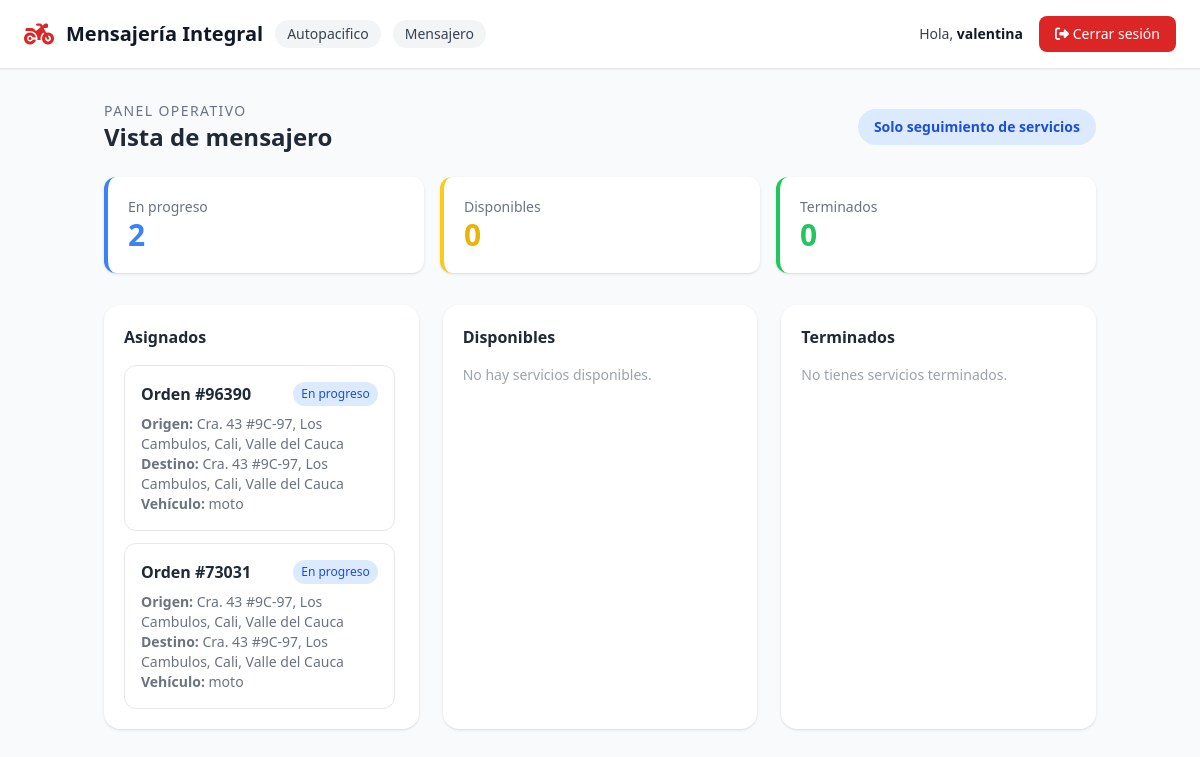
/mensajero/ (signed in), run on an earlier commit of the app's database.
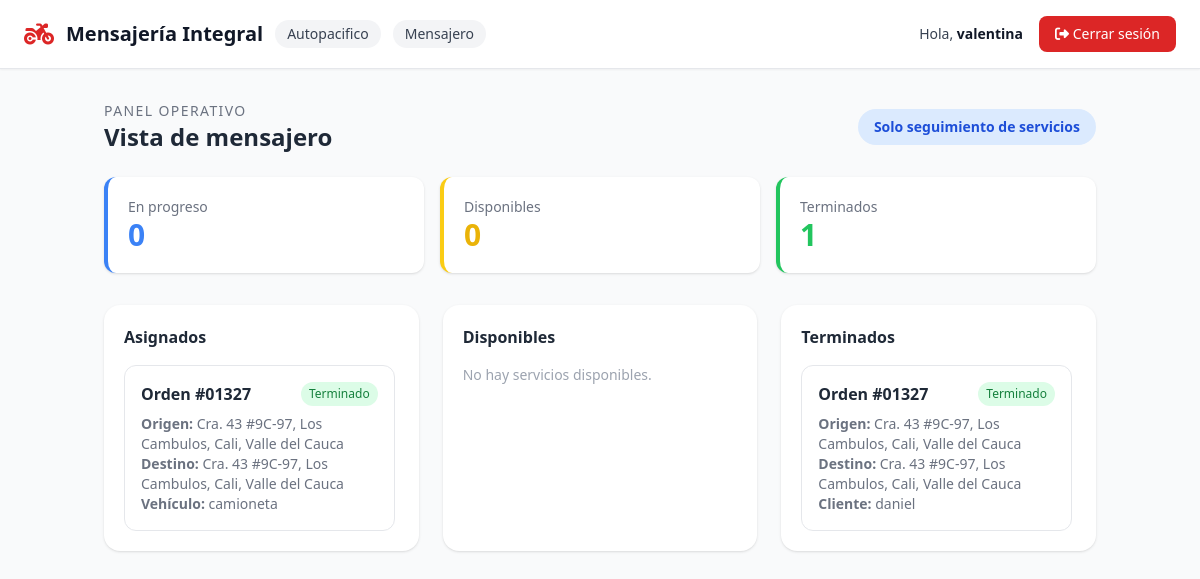
And on a later commit of the database.
### servicios/models.py (models this page shows, shortened)
class Servicio(models.Model):
    ESTADO_CHOICES = [
        ('sin_asignar', 'Sin asignar'),
        ('en_progreso', 'En progreso'),
        ('terminado', 'Terminado'),
    ]
    PRIORIDAD_CHOICES = [
        ('normal', 'Normal'),
        ('alta', 'Alta'),
    ]
    empresa = models.ForeignKey(
        Empresa,
        on_delete=models.CASCADE,
        related_name='servicios',
        null=True,
        blank=True,
    )
    creado_por = models.ForeignKey(
        Usuario,
        on_delete=models.SET_NULL,
        null=True,
        blank=True,
        related_name='servicios_creados'
    )
    cliente = models.ForeignKey(
        Usuario,
        on_delete=models.CASCADE,
        related_name='servicios_cliente'
    )
    mensajero = models.ForeignKey(
        Usuario,
        on_delete=models.SET_NULL,
        null=True,
        blank=True,
        related_name='servicios_mensajero'
    )
    orden = models.CharField(max_length=20, unique=True, db_index=True)
    descripcion = models.TextField(blank=True)
    sede = models.CharField(max_length=100, blank=True)
    area = models.CharField(max_length=100, blank=True)
    nombre_solicitante = models.CharField(max_length=150, blank=True)
    telefono_solicitante = models.CharField(max_length=30, blank=True)
    ciudad_origen = models.CharField(max_length=100, blank=True)
    ciudad_destino = models.CharField(max_length=100, blank=True)
    origen = models.TextField()
    destino = models.TextField()
    fecha_entrega_deseada = models.DateField(null=True, blank=True)
    nombre_quien_recibe = models.CharField(max_length=150, blank=True)
    telefono_quien_recibe = models.CharField(max_length=30, blank=True)
    tipo_servicio = models.CharField(max_length=100, blank=True)
    tipo_pago = models.CharField(max_length=100, blank=True)
    descripcion_pago = models.TextField(blank=True)
    tipo_recorrido = models.CharField(max_length=100, blank=True)
    tipo_vehiculo = models.CharField(max_length=50)
    prioridad = models.CharField(max_length=10, choices=PRIORIDAD_CHOICES, default='normal')
    estado = models.CharField(max_length=20, choices=ESTADO_CHOICES, default='sin_asignar', db_index=True)
    fecha_creacion = models.DateTimeField(auto_now_add=True, db_index=True)
    origen_lat = models.DecimalField(max_digits=9, decimal_places=6, null=True, blank=True)
    origen_lng = models.DecimalField(max_digits=9, decimal_places=6, null=True, blank=True)
    destino_lat = models.DecimalField(max_digits=9, decimal_places=6, null=True, blank=True)
    destino_lng = models.DecimalField(max_digits=9, decimal_places=6, null=True, blank=True)
    mensajero_lat = models.DecimalField(max_digits=9, decimal_places=6, null=True, blank=True)
    mensajero_lng = models.DecimalField(max_digits=9, decimal_places=6, null=True, blank=True)
    mensajero_ubicacion_actualizada_en = models.DateTimeField(null=True, blank=True)
    def tiene_mapa(self):
        return any([
            self.origen_lat is not None and self.origen_lng is not None,
            self.destino_lat is not None and self.destino_lng is not None,
            self.mensajero_lat is not None and self.mensajero_lng is not None,
        ])
    class Meta:
        verbose_name = "Servicio"
        verbose_name_plural = "Servicios"

### usuarios/models.py (models this page shows, shortened)
class Usuario(AbstractUser):
    ROL_CHOICES = [
        ('coordinador', 'Coordinador'),
        ('cliente', 'Cliente'),
        ('mensajero', 'Mensajero'),
    ]
    rol = models.CharField(max_length=20, choices=ROL_CHOICES)
    telefono = models.CharField(max_length=20, blank=True)
    foto_perfil = models.ImageField(upload_to='perfiles/', blank=True, null=True)
    empresa = models.ForeignKey(
        Empresa,
        on_delete=models.SET_NULL,
        null=True,
        blank=True,
        related_name='usuarios'
    )
    class Meta:
        verbose_name = "Usuario"
        verbose_name_plural = "Usuarios"

### dashboard/views.py (the view)
# urls.py: path('mensajero/', views.mensajero_inicio, name='mensajero_inicio'),
@login_required
def mensajero_inicio(request):
    if request.user.rol != 'mensajero':
        return _redirigir_dashboard(request.user)
    servicios = _servicios_empresa(request.user)
    asignados = servicios.filter(mensajero=request.user)
    disponibles = servicios.filter(estado='sin_asignar')
    terminados = servicios.filter(mensajero=request.user, estado='terminado')
    context = {
        'asignados': asignados,
        'disponibles': disponibles,
        'terminados': terminados,
        'en_progreso': asignados.filter(estado='en_progreso').count(),
        'sin_asignar': disponibles.count(),
        'terminados_count': terminados.count(),
    }
    return render(request, 'dashboard/mensajero_inicio.html', context)

### dashboard/context_processors.py (called while the page is built)
def google_maps(request):
    return {
        'google_maps_api_key': getattr(settings, 'GOOGLE_MAPS_API_KEY', ''),
    }

### dashboard/templates/dashboard/mensajero_inicio.html (shortened to what the changed rows need)
{% extends 'dashboard/base.html' %}
{% load l10n %}
{% block content %}
<div class="flex justify-between items-center mb-6">
    <div>
        <h1 class="text-2xl font-bold text-gray-800">Vista de mensajero</h1>
    </div>
</div>
<div class="grid grid-cols-1 md:grid-cols-3 gap-4 mb-8">
    <div class="bg-white rounded-xl shadow p-5 border-l-4 border-blue-500">
        <p class="text-gray-500 text-sm">En progreso</p>
        <p class="text-3xl font-bold text-blue-500">{{ en_progreso }}</p>
    </div>
    <div class="bg-white rounded-xl shadow p-5 border-l-4 border-green-500">
        <p class="text-gray-500 text-sm">Terminados</p>
        <p class="text-3xl font-bold text-green-500">{{ terminados_count }}</p>
    </div>
</div>
<div class="grid grid-cols-1 lg:grid-cols-3 gap-6">
    <section class="bg-white rounded-2xl shadow p-5">
        <h2 class="font-bold text-gray-800 mb-4">Asignados</h2>
        <div class="space-y-3 max-h-[32rem] overflow-auto pr-1">
            {% for servicio in asignados %}
            <article class="border rounded-xl p-4">
                <div class="flex justify-between gap-3 mb-2">
                    <strong class="text-gray-800">Orden #{{ servicio.orden }}</strong>
                    <span class="text-xs px-2 py-1 rounded-full {% if servicio.estado == 'en_progreso' %}bg-blue-100 text-blue-700{% else %}bg-green-100 text-green-700{% endif %}">
                        {{ servicio.get_estado_display }}
                    </span>
                </div>
                <p class="text-sm text-gray-500"><strong>Origen:</strong> {{ servicio.origen }}</p>
                <p class="text-sm text-gray-500"><strong>Destino:</strong> {{ servicio.destino }}</p>
                <p class="text-sm text-gray-500"><strong>Vehículo:</strong> {{ servicio.tipo_vehiculo }}</p>
            </article>
            {% empty %}
            <p class="text-sm text-gray-400">No tienes servicios asignados.</p>
            {% endfor %}
        </div>
    </section>
    <section class="bg-white rounded-2xl shadow p-5">
        <h2 class="font-bold text-gray-800 mb-4">Disponibles</h2>
    </section>
    <section class="bg-white rounded-2xl shadow p-5">
        <h2 class="font-bold text-gray-800 mb-4">Terminados</h2>
        <div class="space-y-3 max-h-[32rem] overflow-auto pr-1">
            {% for servicio in terminados %}
            <article class="border rounded-xl p-4">
                <div class="flex justify-between gap-3 mb-2">
                    <strong class="text-gray-800">Orden #{{ servicio.orden }}</strong>
                    <span class="text-xs px-2 py-1 rounded-full bg-green-100 text-green-700">Terminado</span>
                </div>
                <p class="text-sm text-gray-500"><strong>Origen:</strong> {{ servicio.origen }}</p>
                <p class="text-sm text-gray-500"><strong>Destino:</strong> {{ servicio.destino }}</p>
                <p class="text-sm text-gray-500"><strong>Cliente:</strong> {{ servicio.cliente.get_full_name|default:servicio.cliente.username }}</p>
            </article>
            {% empty %}
            <p class="text-sm text-gray-400">No tienes servicios terminados.</p>
            {% endfor %}
        </div>
    </section>
</div>
{% endblock %}

What changed in the data, as far as the page shows it:
removed Servicio: orden "96390", estado "En progreso", origen "Cra. 43 #9C-97, Los Cambulos, Cali, Valle del Cauca", destino "Cra. 43 #9C-97, Los Cambulos, Cali, Valle del Cauca", tipo_vehiculo "moto", shown under "Asignados"
removed Servicio: orden "73031", estado "En progreso", origen "Cra. 43 #9C-97, Los Cambulos, Cali, Valle del Cauca", destino "Cra. 43 #9C-97, Los Cambulos, Cali, Valle del Cauca", tipo_vehiculo "moto", shown under "Asignados"
added Servicio: orden "01327", estado "Terminado", origen "Cra. 43 #9C-97, Los Cambulos, Cali, Valle del Cauca", destino "Cra. 43 #9C-97, Los Cambulos, Cali, Valle del Cauca", tipo_vehiculo "camioneta", cliente.get_full_name "daniel"
Also different on the page:
{{ en_progreso }}: "2" → "0"
{{ terminados_count }}: "0" → "1"
text no longer shown: "No tienes servicios terminados."
